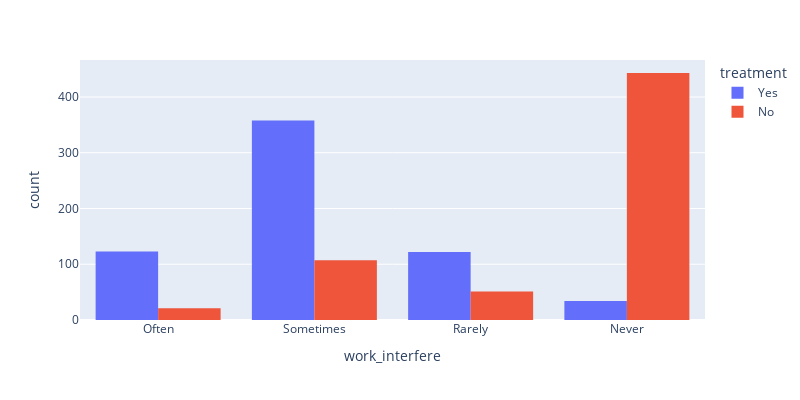

The notebook cell saved with this chart:
### Code cell
px.histogram(data, x = 'work_interfere',color='treatment',barmode='group', width=800, height=400)

### Figure 1 — Plotly figure (JSON) as saved in the notebook; plotly's stock layout.template omitted (floating-point values rounded to 4 significant figures; data arrays with more than 128 entries replaced by an {"elided": "..."} marker saying what was removed)
{"data": [{"alignmentgroup": "True", "bingroup": "x", "hovertemplate": "treatment=Yes<br>work_interfere=%{x}<br>count=%{y}<extra></extra>", "legendgroup": "Yes", "marker": {"color": "#636efa", "pattern": {"shape": ""}}, "name": "Yes", "offsetgroup": "Yes", "orientation": "v", "showlegend": true, "type": "histogram", "x": {"elided": "637 str values"}, "xaxis": "x", "yaxis": "y"}, {"alignmentgroup": "True", "bingroup": "x", "hovertemplate": "treatment=No<br>work_interfere=%{x}<br>count=%{y}<extra></extra>", "legendgroup": "No", "marker": {"color": "#EF553B", "pattern": {"shape": ""}}, "name": "No", "offsetgroup": "No", "orientation": "v", "showlegend": true, "type": "histogram", "x": {"elided": "622 str values"}, "xaxis": "x", "yaxis": "y"}], "layout": {"barmode": "group", "height": 400, "legend": {"title": {"text": "treatment"}, "tracegroupgap": 0}, "margin": {"t": 60}, "width": 800, "xaxis": {"anchor": "y", "domain": [0, 1], "title": {"text": "work_interfere"}}, "yaxis": {"anchor": "x", "domain": [0, 1], "title": {"text": "count"}}}}
